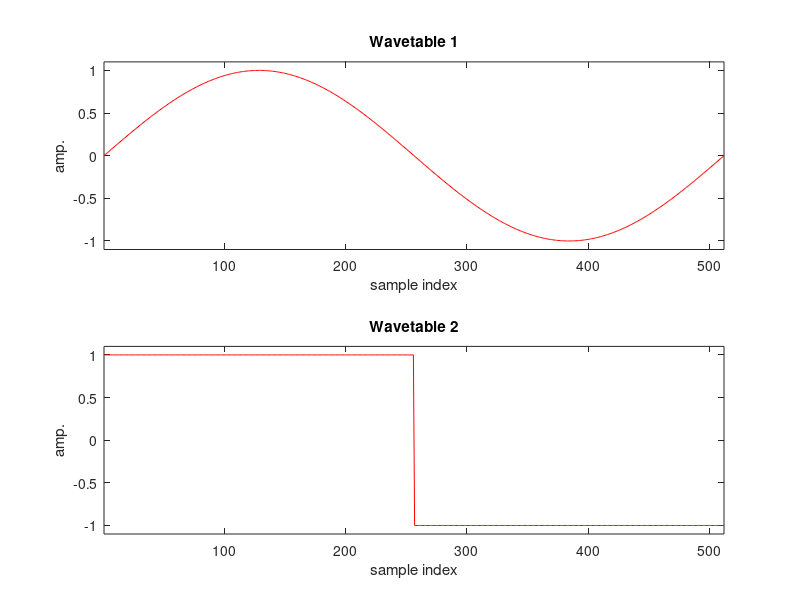
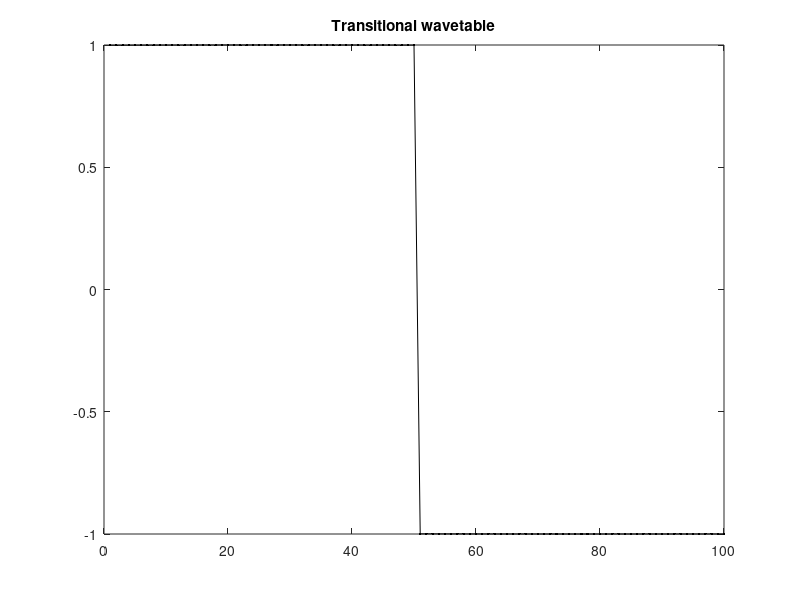
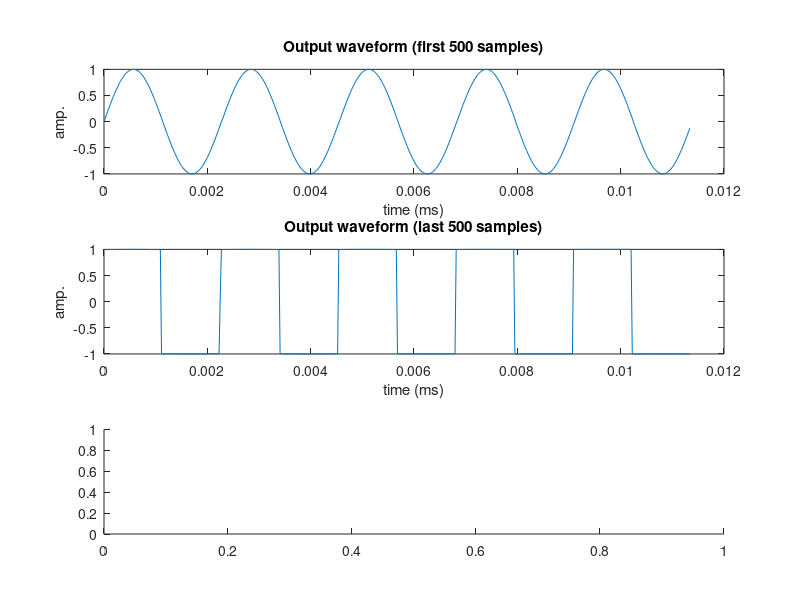

The MATLAB script that drew these images, in order: (Note: this script raises an error after producing the figures.)
%% Multiple wavetable synthesis

clear; close all;

% Constants
% Sample rate.
Fs = 44100;
% Output frequency.
F0 = 440;
% Output duration.
outDurationS = 2;
% Output amplitude.
outAmp = 1.;
% Wavetable length.
wtLength = 2^9;
% Max output samples to plot.
maxOutPlot = 500;

% Sine wavetable.
wt1 = sin(linspace(0, 2 * pi, wtLength)');
% Square wavetable.
% NB, calculating points all the way to 2*pi results in a final point with 
% amplitude +1.
wt2 = square(linspace(0, (2 * pi) - 1/wtLength, wtLength)');

figure('Name', 'Wavetables', 'Position', [100, 500, 600, 500]), ...
    subplot(211), ...
    plot(1:wtLength, wt1, 'r-'), ...
    title('Wavetable 1'), ...
    xlim([1, wtLength]), ...
    ylim([-1.1, 1.1]), ...
    ylabel('amp.'), ...
    xlabel('sample index');
    subplot(212), ...
    plot(1:wtLength, wt2, 'r-'), ...
    title('Wavetable 2'), ...
    xlim([1, wtLength]), ...
    ylim([-1.1, 1.1]), ...
    ylabel('amp.'), ...
    xlabel('sample index');

fig2 = figure('Name', 'Wavetable transition', 'Position', [1000, 500, 600, 500]);

% Create output placeholder.
y = zeros(Fs * outDurationS, 1);

% Calculate the number of samples per period of the wavetable to produce the
% desired frequency.
sampsPerPeriod = Fs / F0;
wtStepsPerSample = wtLength / sampsPerPeriod;

% Placeholder for the transitional wavetable samples.
wt = zeros(2, 1);

% Transition linearly between the wavetables while writing to the output vector.
for n=1:(Fs * outDurationS)    
    % Calculate the fractional sample index in the wavetable.
    wtIndex = mod(wtStepsPerSample * (n - 1), wtLength) + 1;
    % Calculate the magnitudes for samples either side of the fractional index.
    magnitude2 = rem(wtIndex, 1);
    magnitude1 = 1 - magnitude2;
    
    % Wrap the wavetable index as necessary.
    prevIndex = floor(wtIndex);
    nextIndex = ceil(wtIndex);
    if prevIndex == 0
        prevIndex = wtLength;
    end
    if nextIndex > wtLength
        nextIndex = 1;
    end
    
    % Calculate the transitional wavetable samples.
    transition = n / (Fs * outDurationS);
    wt(1) = (1 - transition) * wt1(prevIndex) + transition * wt2(prevIndex);
    wt(2) = (1 - transition) * wt1(nextIndex) + transition * wt2(nextIndex);
    
    % Compose the output sample from summed, weighted transitional samples.
    y(n) = outAmp * ( ...
        magnitude1 * wt(1) + ...
        magnitude2 * wt(2) ...
    );

    % Make a cool plot of the transition (slow for factors of Fs; doesn't work
    % well for large F0).
    if mod(n, sampsPerPeriod) < 0.1
        figure(fig2),
        plot(y(n - floor(sampsPerPeriod) + 1: n), 'k.-'), ...
            ylim([-1, 1]), ...
            title('Transitional wavetable'), ...
            drawnow limitrate;
    end
end

sound(y, Fs);
% Plot beginning of output against time.
figure( ...
        'Name', 'Output', ...
        'Position', [500 50 750 900] ...
    ),
    subplot(311), ...
    plot(linspace(0, maxOutPlot / Fs, maxOutPlot)', y(1:maxOutPlot)), ...
    title(sprintf('Output waveform (first %d samples)', maxOutPlot)), ...
    ylim([-1, 1]), ...
    ylabel('amp.'), ...
    xlabel('time (ms)'), ...
    subplot(312), ...
    plot(linspace(0, maxOutPlot / Fs, maxOutPlot)', y(length(y) - maxOutPlot + 1:end)), ...
    title(sprintf('Output waveform (last %d samples)', maxOutPlot)), ...
    ylim([-1, 1]), ...
    ylabel('amp.'), ...
    xlabel('time (ms)'), ...
    % Plot spectrogram.
    subplot(313), ...
    spectrogram(y, 512, 64, 512, Fs, 'yaxis'), ...
    ylim([0, 10]);

tfPlot(y, Fs);